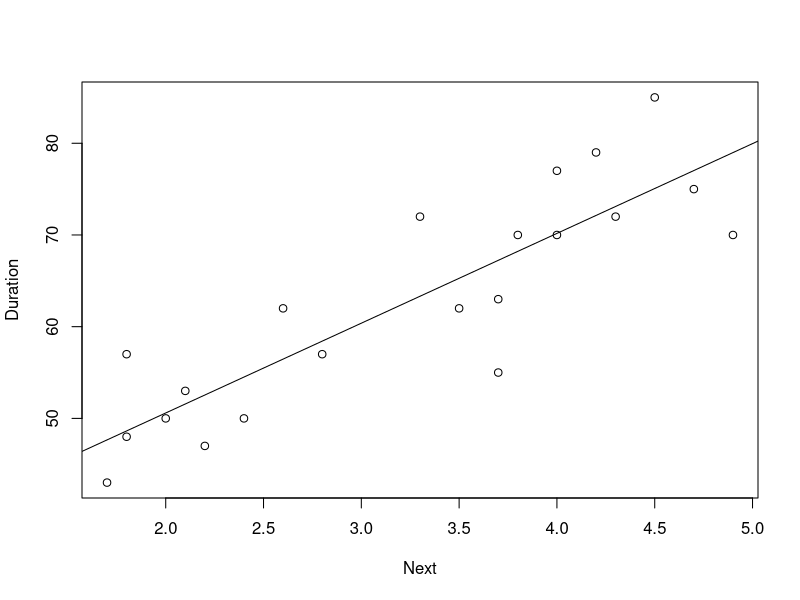

This chart was generated by the following R code:
## --------------------------------------
## Lessons 1.4 - students height x weight
## --------------------------------------
## read dataset
#dataset = read.csv( '../dataset/student_height_weight.csv', stringsAsFactor=F )
#
## training model
#lr_model = lm( wt ~ ht, data=dataset )
#
## print analysis
#print( summary( lr_model ) )
#print( anova( lr_model ) )

## --------------------------------------
## Lessons 1.5 - skin cancer
## --------------------------------------
#dataset = read.csv( 'dataset/skincancer.csv', stringsAsFactor=F )
#lr_model = lm( Mort ~ Lat, data=dataset )
#
#print( '===> Pearson Correlation' )
#print( cor( dataset$Lat, dataset$Mort, method='pearson' ) )
#
#print( '===> Model summary' )
#print( summary( lr_model ) )
#
#print( '===> Analysis of Variance' )
#print( anova( lr_model ) )

# --------------------------------------
# Lessons 1.8 - Rsquared cautions
# --------------------------------------
## 1) relation between the avg stopping distance and the spped of a car
#dataset = read.csv( 'dataset/carstopping.csv', stringsAsFactors=F )
#lr_model = lm( StopDist ~ Speed, data=dataset )
#
#print( '===> summary' )
#print( summary( lr_model ) )
#
#print( '===> anova' )
#print( anova( lr_model ) )
#
#print( '===> plot regression line on dataset' )
#plot( dataset$Speed, dataset$StopDist )
#abline( lr_model )

## 2) Running back Eric McCoo's rushing yards and Penn State's final score
#dataset = read.csv( 'dataset/mccoo.csv', stringsAsFactors=F )
#
## removing the one data point in which McCoo ran 206 yards
#dataset = dataset[-nrow( dataset ),]
#lr_model = lm( Score ~ McCoo, data=dataset )
#
#print( '===> summary' )
#print( summary( lr_model ) )
#
#print( '===> anova analysis' )
#print( anova( lr_model ) )
#
#plot( dataset$McCoo, dataset$Score )
#abline( lr_model ) 

## 3) Drugs and budget relation
#dataset = read.csv( 'dataset/drugdea.csv', stringsAsFactor=F )
#lr_model_01 = lm( deaths ~ budget, data=dataset )
#lr_model_02 = lm( budget ~ deaths, data=dataset )
#lr_model_03 = lm( budget ~ year, data=dataset )
#lr_model_04 = lm( deaths ~ year, data=dataset )
#
#par( mfrow=c(2,2) )
#plot( dataset$budget, dataset$deaths, xlab='Budget', ylab='Deaths' )
#abline( lr_model_01 )
#
#plot( dataset$deaths, dataset$budget, xlab='Deaths', ylab='Budget' )
#abline( lr_model_02 )
#
#plot( dataset$year, dataset$budget, xlab='Year', ylab='Budget' )
#abline( lr_model_03 )
#
#plot( dataset$year, dataset$deaths, xlab='Year', ylab='Deaths' )
#abline( lr_model_04 )

## 4) Infant Death x Feeding x Water
#dataset = read.csv( 'dataset/infant.csv', stringsAsFactor=F )
#lr_model_01 = lm( death ~ feeding, data=dataset )
#lr_model_02 = lm( feeding ~ water, data=dataset )
#
#print( '===> model 01' )
#print( summary( lr_model_01 ) )
#print( anova( lr_model_01 ) )
#
#print( '===> model 02' )
#print( summary( lr_model_02 ) )
#print( anova( lr_model_02 ) )
#
#par( mfrow=c(1,2) )
#plot( dataset$feeding, dataset$death, xlab='Feeding', ylab='Death' )
#abline( lr_model_01 )
#
#plot( dataset$water, dataset$feeding, xlab='Water', ylab='Feeding' ) 
#abline( lr_model_02 )

# 6) Old faithful
dataset = read.csv( 'dataset/oldfaithful.csv', stringsAsFactor=F )
lr_model = lm( next. ~ duration, data=dataset )

print( 'summary' )
print( summary( lr_model ) )

print( 'anova analysis' )
print( anova( lr_model ) )

plot( dataset$duration, dataset$next., xlab='Next', ylab='Duration' )
abline( lr_model )

print( '===> predict' )
newdata = data.frame( duration=3 )
pred = predict( lr_model, newdata, interval='predict' )
print( pred )
